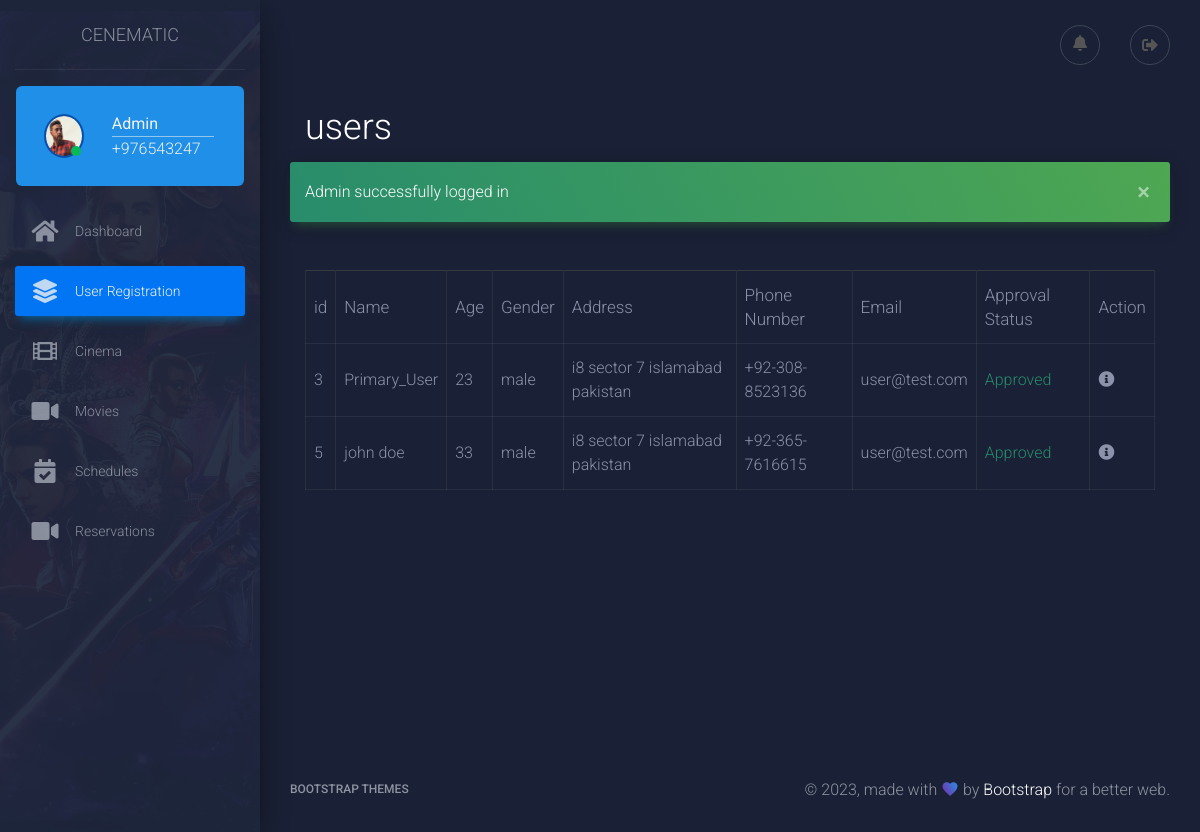
The app's page /admin/user-registration.php (signed in) with its own data.
### tables this page shows
CREATE TABLE `users` (
  `id` int(11) NOT NULL,
  `name` text NOT NULL,
  `email` varchar(255) NOT NULL,
  `age` int(11) DEFAULT NULL,
  `gender` text,
  `address` varchar(255) NOT NULL,
  `phone_number` varchar(255) NOT NULL,
  `password` varchar(255) NOT NULL,
  `is_approved` tinyint(1) NOT NULL DEFAULT '0'
);

### admin/user-registration.php (the view, shortened to what this page needs)
<?php
include __DIR__."/../db.php";
?>
<!doctype html>
<html lang="en">
<head>
    <link rel="stylesheet" href="https://maxcdn.bootstrapcdn.com/font-awesome/latest/css/font-awesome.min.css">
    <link href="../assets/lib/font-awesome-icons/css/all.min.css" rel="stylesheet" />
    <link href="../assets/css/material-dashboard.css?v=2.1.0" rel="stylesheet" />
    <link href="../assets/css/custom.css" type="text/css" rel="stylesheet" />
    <link href="../assets/css/admin.css" type="text/css" rel="stylesheet" />
</head>
<body class="dark-edition">
<div class="wrapper ">
    <div class="sidebar" data-color="primary" data-background-color="black" data-image="./../assets/img/sidebar-5.jpg">
        <?php include __DIR__."/layout/partials/sidebar.php";?>
    </div>
    <div class="main-panel">
        <?php include __DIR__."/layout/partials/header.php";?>
        <div class="content">
            <div class="container-fluid">
                <div class="row mx-0">
                    <div class="col-12 text-white">
                        <h2>users</h2>
                    </div>
                </div>
                <?php
                if(isset($_SESSION['messages'])){
                    $msgs = unserialize($_SESSION['messages']);
                    foreach($msgs as $msg){
                        ?>
                        <p class="alert alert-success alert-dismissible fade show"><?php echo $msg ?>
                            <button type="button" class="close" data-dismiss="alert" aria-label="Close">
                                <span aria-hidden="true">&times;</span>
                            </button></p>
                    <?php }}
                ?>
                <?php
                $sql="SELECT * FROM `users`";
                $result=$conn->query($sql);
                    ?>
                <div class="row m-0 mt-5">
                    <div class="col-12">
                        <table class="table table-responsive-sm table-bordered">
                            <thead >
                            <tr class="border-top  border-dark">
                                <th>id</th>
                                <th>Name</th>
                                <th>Age</th>
                                <th>Gender</th>
                                <th>Address</th>
                                <th>Phone Number</th>
                                <th>Email</th>
                                <th>Approval Status</th>
                                <th>Action</th>
                            </tr>
                            </thead>
                            <tbody>
                            <?php
                            while($user=$result->fetch_object()){
                                ?>
                                <tr>
                                    <td><?php echo $user->id ?></td>
                                    <td><?php echo $user->name ?></td>
                                    <td><?php echo $user->age?$user->age:"N/A" ?></td>
                                    <td><?php echo $user->gender?$user->gender:"N/A" ?></td>
                                    <td><?php echo $user->address?$user->address:"N/A" ?></td>
                                    <td><?php echo $user->phone_number?$user->phone_number:"N/A" ?></td>
                                    <td><?php echo $user->email ?></td>
                                    <td><?php echo $user->is_approved?"<span class='text-success'>Approved</span>":"pending..." ?></td>
                                    <td>
                                        <?php
                                        if(!$user->is_approved){
                                          ?>
                                        <a href="./functions/approve-user.php?id=<?=$user->id ?>" class="mx-3 btn btn-success btn-sm">Approve</a>
                                        <a href="#"  class="btn btn-danger btn-sm" data-toggle="modal" data-target="#deleteUserModal-<?php echo $user->id ?>">Delete user</a>
                                        <div class="modal fade " id="deleteUserModal-<?php echo $user->id ?>" tabindex="-1" role="dialog" aria-labelledby="deleteUserModalTitle" aria-hidden="true">
                                            <div class="modal-dialog modal-dialog-centered" role="document">
                                                <div class="modal-content bg-dark">
                                                    <div class="modal-body text-white">
                                                        <h4>Are your sure you want to delete this user?</h4>
                                                    </div>
                                                    <div class="modal-footer border-dark">
                                                        <button type="button" class="btn btn-secondary" data-dismiss="modal">Close</button>
                                                        <button type="button" onclick="$('#delete-user-<?php echo $user->id ?>').submit()" class="btn btn-primary">yes</button>
                                                        <form action="./functions/delete-user.php" method="post" id="delete-user-<?php echo $user->id ?>">
                                                            <input type="hidden" name="id" value="<?php echo $user->id ?>">
                                                        </form>
                                                        <form action="" id="testings"></form>
                                                    </div>
                                                </div>
                                            </div>
                                        </div>
                                        <?php
                                        }else{
                                            ?>
                                            <span title="No action available"><i class="fa fa-info-circle"></i></span>
                                        <?php
                                        }
                                        ?>
                                    </td>
                                </tr>
                                <?php
                            }
                            ?>
                            </tbody>
                        </table>
                    </div>
                </div>
            </div>
        </div>
        <?php include __DIR__."/layout/partials/footer.php";?>
    </div>
</div>
</body>
</html>

### records on screen
users: id "3", name "Primary_User", age "23", gender "male", address "i8 sector 7 islamabad pakistan", phone_number "+92-308-8523136", email "user@test.com", is_approved "Approved"
users: id "5", name "john doe", age "33", gender "male", address "i8 sector 7 islamabad pakistan", phone_number "+92-365-7616615", email "user@test.com", is_approved "Approved"

### other values on screen
$admin['name'] "Admin"
$msg "Admin successfully logged in"
